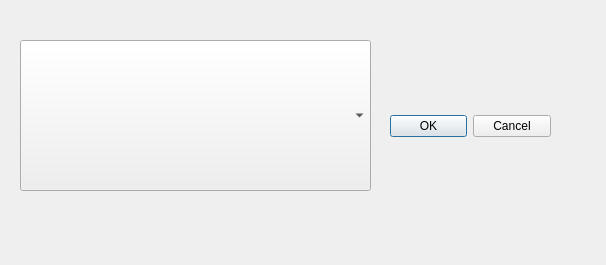
<?xml version="1.0" encoding="UTF-8"?>
<ui version="4.0">
 <class>DlgEditStatus</class>
 <widget class="QDialog" name="DlgEditStatus">
  <property name="windowModality">
   <enum>Qt::WindowModal</enum>
  </property>
  <property name="geometry">
   <rect>
    <x>0</x>
    <y>0</y>
    <width>606</width>
    <height>265</height>
   </rect>
  </property>
  <property name="windowTitle">
   <string>Dialog</string>
  </property>
  <widget class="QDialogButtonBox" name="buttonBox">
   <property name="geometry">
    <rect>
     <x>390</x>
     <y>110</y>
     <width>161</width>
     <height>32</height>
    </rect>
   </property>
   <property name="orientation">
    <enum>Qt::Horizontal</enum>
   </property>
   <property name="standardButtons">
    <set>QDialogButtonBox::Cancel|QDialogButtonBox::Ok</set>
   </property>
  </widget>
  <widget class="QComboBox" name="comboBox">
   <property name="geometry">
    <rect>
     <x>20</x>
     <y>40</y>
     <width>351</width>
     <height>151</height>
    </rect>
   </property>
  </widget>
 </widget>
 <resources/>
 <connections>
  <connection>
   <sender>buttonBox</sender>
   <signal>accepted()</signal>
   <receiver>DlgEditStatus</receiver>
   <slot>accept()</slot>
   <hints>
    <hint type="sourcelabel">
     <x>248</x>
     <y>254</y>
    </hint>
    <hint type="destinationlabel">
     <x>157</x>
     <y>274</y>
    </hint>
   </hints>
  </connection>
  <connection>
   <sender>buttonBox</sender>
   <signal>rejected()</signal>
   <receiver>DlgEditStatus</receiver>
   <slot>reject()</slot>
   <hints>
    <hint type="sourcelabel">
     <x>316</x>
     <y>260</y>
    </hint>
    <hint type="destinationlabel">
     <x>286</x>
     <y>274</y>
    </hint>
   </hints>
  </connection>
 </connections>
</ui>
